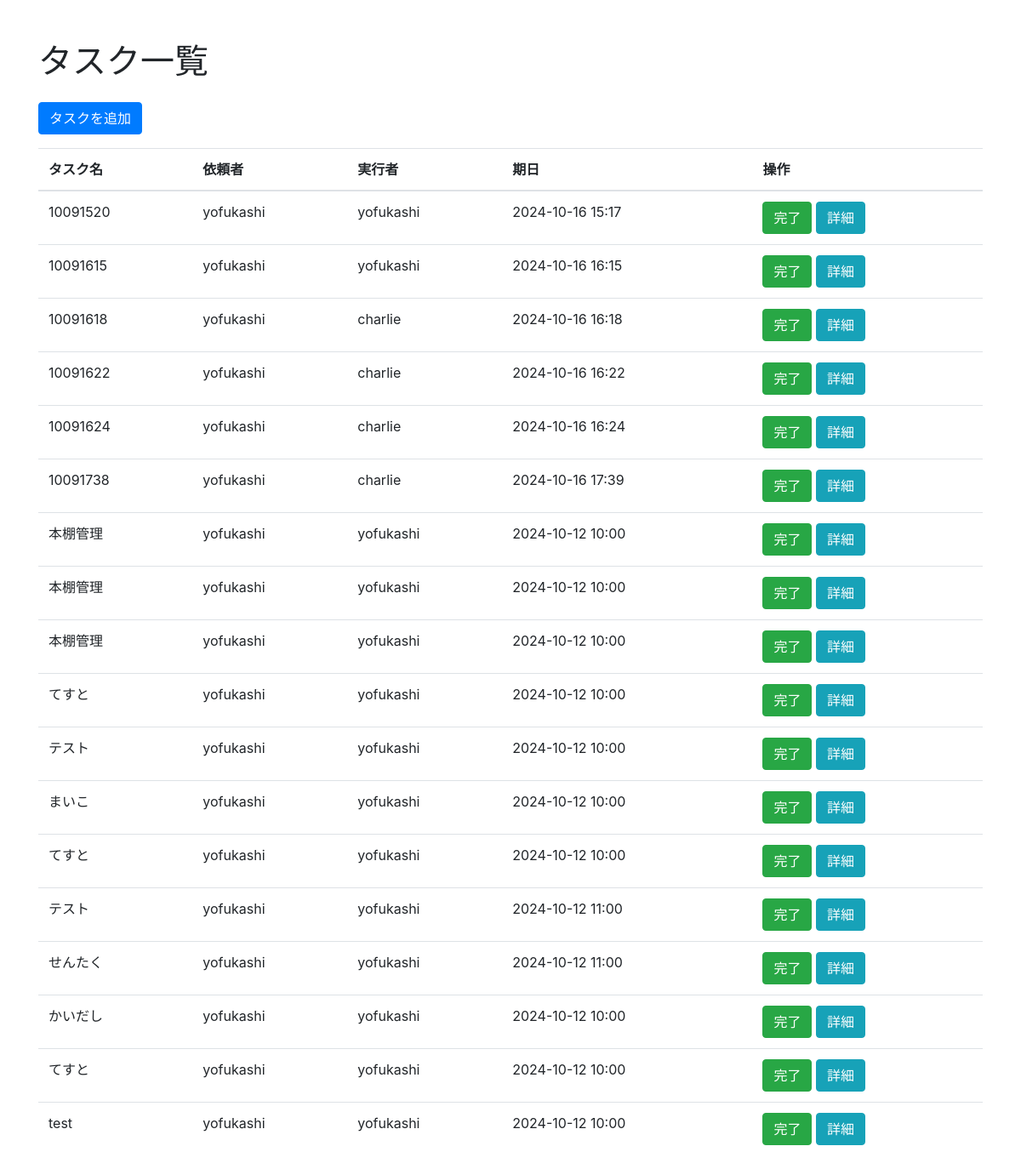
The page /task_list on the database as committed earlier.
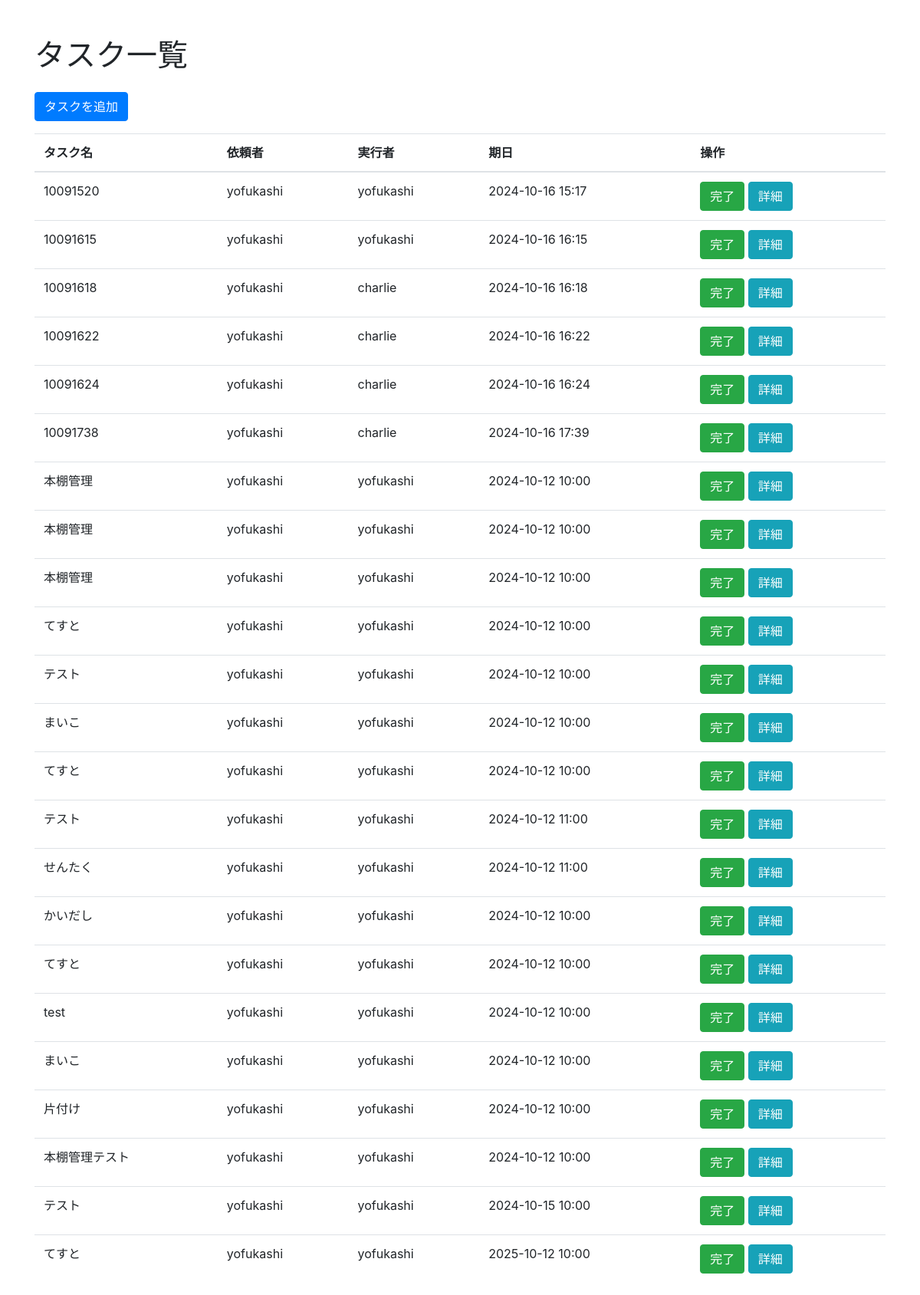
The same page on the database as committed later.
### models.py (models this page shows)
class Task(db.Model):
    id = db.Column(db.Integer, primary_key=True)
    title = db.Column(db.String(100), nullable=False)
    due_date = db.Column(db.DateTime, nullable=False)
    requester_id = db.Column(db.Integer, db.ForeignKey('user.id'), nullable=False)
    assignee_id = db.Column(db.Integer, db.ForeignKey('user.id'), nullable=False)
    remind_start_date = db.Column(db.DateTime, nullable=False)
    remind_interval = db.Column(db.String(10), nullable=False)
    is_completed = db.Column(db.Boolean, default=False)
    requester = db.relationship('User', foreign_keys=[requester_id], backref='requested_tasks')
    assignee = db.relationship('User', foreign_keys=[assignee_id], backref='assigned_tasks')

class User(db.Model):
    id = db.Column(db.Integer, primary_key=True)
    username = db.Column(db.String(100), unique=True, nullable=False)
    email = db.Column(db.String(120), unique=True, nullable=False)
    team_id = db.Column(db.Integer, db.ForeignKey('team.id'), nullable=False)

### routes.py (the view)
@main.route('/task_list')
def task_list():
    tasks = Task.query.filter_by(is_completed=False).all()
    return render_template('task_list.html', tasks=tasks)

### templates/task_list.html (shortened to what this page needs)
<!DOCTYPE html>
<html lang="ja">
<head>
    <link rel="stylesheet" href="https://stackpath.bootstrapcdn.com/bootstrap/4.5.2/css/bootstrap.min.css">
</head>
<body>
    <div class="container mt-5">
        <h1 class="mb-4">タスク一覧</h1>
        <a href="{{ url_for('main.index') }}" class="btn btn-primary mb-3">タスクを追加</a>
        <table class="table">
            <thead>
                <tr>
                    <th>タスク名</th>
                    <th>依頼者</th>
                    <th>実行者</th>
                    <th>期日</th>
                    <th>操作</th>
                </tr>
            </thead>
            <tbody>
                {% for task in tasks %}
                <tr>
                    <td>{{ task.title }}</td>
                    <td>{{ task.requester.username }}</td>
                    <td>{{ task.assignee.username }}</td>
                    <td>{{ task.due_date.strftime('%Y-%m-%d %H:%M') }}</td>
                    <td>
                        <form action="{{ url_for('main.complete_task', task_id=task.id) }}" method="POST" style="display:inline;">
                            <button type="submit" class="btn btn-success">完了</button>
                        </form>
                        <a href="{{ url_for('main.task_detail', task_id=task.id) }}" class="btn btn-info">詳細</a>
                    </td>
                </tr>
                {% endfor %}
            </tbody>
        </table>
    </div>
</body>
</html>

Rows that differ between the two databases and show on the page:
added Task: title "まいこ", requester.username "yofukashi", assignee.username "yofukashi", due_date "2024-10-12 10:00"
added Task: title "片付け", requester.username "yofukashi", assignee.username "yofukashi", due_date "2024-10-12 10:00"
added Task: title "本棚管理テスト", requester.username "yofukashi", assignee.username "yofukashi", due_date "2024-10-12 10:00"
added Task: title "テスト", requester.username "yofukashi", assignee.username "yofukashi", due_date "2024-10-15 10:00"
added Task: title "てすと", requester.username "yofukashi", assignee.username "yofukashi", due_date "2025-10-12 10:00"
